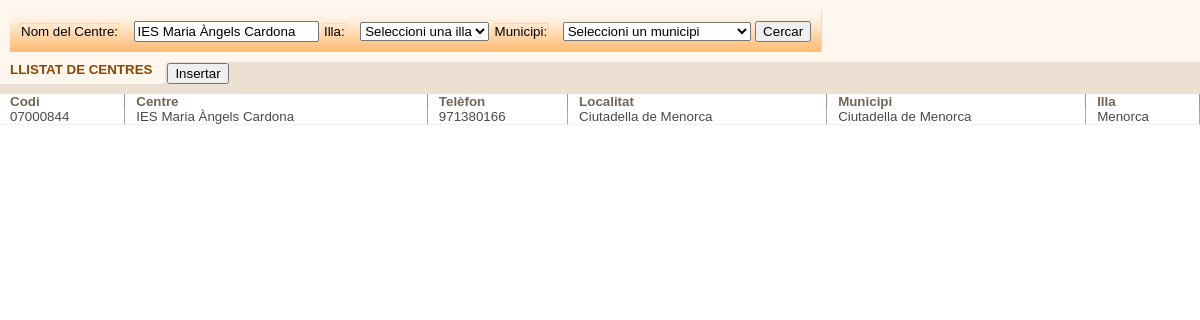
The app's page /actuacio/centreListFiltro.php?nombre=IES Maria Àngels Cardona with its own data.
### tables this page shows
CREATE TABLE `centres` (
  `id` int(11) NOT NULL,
  `Ubi_Codi` int(11) NOT NULL,
  `Titularitat` varchar(50) DEFAULT NULL,
  `Sigla` varchar(10) DEFAULT NULL,
  `Codi` varchar(20) DEFAULT NULL,
  `Centre` varchar(255) DEFAULT NULL,
  `Adreca` varchar(255) DEFAULT NULL,
  `CP` varchar(10) DEFAULT NULL,
  `Localitat` varchar(100) DEFAULT NULL,
  `Municipi` varchar(100) DEFAULT NULL,
  `Illa` varchar(50) DEFAULT NULL,
  `Telefon` varchar(20) DEFAULT NULL,
  `Fax` varchar(20) DEFAULT NULL,
  `email` varchar(100) DEFAULT NULL,
  `Alta` date DEFAULT NULL,
  `Baixa` date DEFAULT NULL,
  `id_illa` int(11) DEFAULT NULL,
  `id_municipi` int(11) DEFAULT NULL
);

CREATE TABLE `municipi` (
  `id` int(11) NOT NULL,
  `nom` varchar(255) NOT NULL,
  `illa_id` int(11) NOT NULL
);

CREATE TABLE `illa` (
  `id` int(11) NOT NULL,
  `nom` varchar(255) NOT NULL
);

### actuacio/centreListFiltro.php (the view, shortened to what this page needs)
<!DOCTYPE html>
<?php
include '../connectarBD.php';
$nombreFiltro = isset($_GET['nombre'])? $_GET['nombre']: '';
$sql = "SELECT
            CENTRES.id,
            CENTRES.Codi,
            CENTRES.Centre,
            CENTRES.Telefon,
            CENTRES.Localitat AS Localitat,
            Municipi.nom AS Municipi,
            Illa.nom AS Illa
        FROM CENTRES
        JOIN Municipi ON CENTRES.id_municipi = Municipi.id
        JOIN Illa ON CENTRES.id_illa = Illa.id
        WHERE 1=1";
if (!empty($nombreFiltro)) {
    $sql.= " AND CENTRES.Centre LIKE '%". $connexio->real_escape_string($nombreFiltro). "%'";
}
$sql.= " ORDER BY CENTRES.Centre";
$result = $connexio->query($sql);?>
<html>
<head>
    <link rel="stylesheet" href="../css/estilos.css" type="text/css" />
</head>
<body class="contenido" onload="ocultarFondoPrincipal();">
    <div class="contenedorFiltro">
        <table cellpadding="0" cellspacing="0" class="cajaFiltro">
            <tr>
                <td class="contenedorCamposFiltro">
                    <div class="filtro">
                        <form method="GET">
                            <label for="nombre" class="formularioFiltro">Nom del Centre:</label>
                            <input type="text" id="nombre" name="nombre" value="<?= htmlspecialchars($nombreFiltro)?>">
                            <label for="illa" class="formularioFiltro">Illa:</label>
                            <select id="illa" name="illa" onchange="this.form.submit()">
                                <option value="">Seleccioni una illa</option>
                            </select>
                            <label for="municipi" class="formularioFiltro">Municipi:</label>
                            <select id="municipi" name="municipi" onchange="this.form.submit()">
                                <option value="">Seleccioni un municipi</option>
                            </select>
                            <button type="submit" class="boton">Cercar</button>
                        </form>
                    </div>
                </td>
            </tr>
        </table>
    </div>
    <ul class="botoneraListado">
        <li class="tituloListado">LLISTAT DE CENTRES</li>
        <li class="fondoBotoneraListado">
            <input type="button" class="boton" value="Insertar" onclick="location.href='centreForm.php';">
        </li>
    </ul>
    <div class="espacioMarronClaro"></div>
    <div id="cuerpo" class="scroll_total">
        <table class="listado" cellpadding="0" cellspacing="0" width="100%">
            <thead>
                <tr>
                    <th class="campoCabeceraListadoInicial">Codi</th>
                    <th class="campoCabeceraListado">Centre</th>
                    <th class="campoCabeceraListado">Telèfon</th>
                    <th class="campoCabeceraListado">Localitat</th>
                    <th class="campoCabeceraListado">Municipi</th>
                    <th class="campoCabeceraListado">Illa</th>
                </tr>
            </thead>
            <tbody>
                <?php
                if ($result->num_rows > 0) {
                    while ($row = $result->fetch_assoc()) {
                        echo "<tr onclick=\"window.location.href='centreForm.php?id=". $row["id"]. "'\">";
                        echo "<td class='campoListadoInicial'>". $row["Codi"]. "</td>";
                        echo "<td class='campoListado'>". $row["Centre"]. "</td>";
                        echo "<td class='campoListado'>". $row["Telefon"]. "</td>";
                        echo "<td class='campoListado'>". $row["Localitat"]. "</td>";
                        echo "<td class='campoListado'>". $row["Municipi"]. "</td>";
                        echo "<td class='campoListado'>". $row["Illa"]. "</td>";
                        echo "</a></tr>";
                    }
                } else {
                    echo "<tr><td colspan='6'>No s'han trobat resultats.</td></tr>";
                }
              ?>
            </tbody>
        </table>
    </div>
</body>
</html>

### css/estilos.css (style rules this page uses)
body.contenido { margin:0px; font-family:arial; background-color:transparent; }
.boton { font-size:10pt; margin:1px 0px 0px 0px; }
.espacioMarronClaro { background-color:#ece0d3; height:10px; width:100%; clear:both; }
.contenedorFiltro { background-color:#fff7ee; padding:10px; margin:0px; clear:both; }
.filtro { background:#FFF7EE url(../imagenes/fondoFiltro.gif) repeat-x bottom; border:1px solid #F4DE9F; border-top:0px; border-left:0px; padding:10px; border-bottom: 0px; margin: 0px; }
.cajaFiltro { clear:both; }
.contenedorCamposFiltro { background-color:#fff7ee; }
.botoneraListado { list-style:none; margin:0px; padding:0px; width:100%; height:22px; background-color:#ece0d3; }
.tituloListado { font-size:10pt; font-weight:bold; white-space:nowrap; color:#8a4700; padding:0px 15px 0px 10px; background:#FFF7EE url(../imagenes/remateRightTituloListado.gif) no-repeat right; float:left; height:22px; }
.fondoBotoneraListado { background-color:#ece0d3; float:left; height:22px; margin:0px auto; }
.listado { clear:both; background-color:#ffffff; margin:0px; padding:0px; }
.campoCabeceraListadoInicial { font-size:10pt; color:#726557; border-right:1px solid #A59585; padding:0px 0px 0px 10px; text-align:left; }
.campoCabeceraListado { font-size:10pt; color:#726557; border-right:1px solid #A59585; border-left:1px solid #ffffff; padding:0px 0px 0px 10px; text-align:left; }
.campoListadoInicial { font-size:10pt; color:#494949; border-right:1px solid #a9a9a9; border-bottom:1px solid #f2f2f2; padding:0px 0px 0px 10px; cursor:pointer; }
.campoListado { font-size:10pt; color:#494949; border-right:1px solid #a9a9a9; border-left:1px solid #ffffff; border-bottom:1px solid #f2f2f2; padding:0px 0px 0px 10px; cursor:pointer; }
.formularioFiltro { font-size:10pt; color:#000000; border:1px solid #F4DE9F; margin-right:10px; }
.scroll_total { width:100%; }

### records on screen
centres: Codi "07000844", Centre "IES Maria Àngels Cardona", Telefon "971380166", Localitat "Ciutadella de Menorca", id_municipi.nom "Ciutadella de Menorca", id_illa.nom "Menorca"
